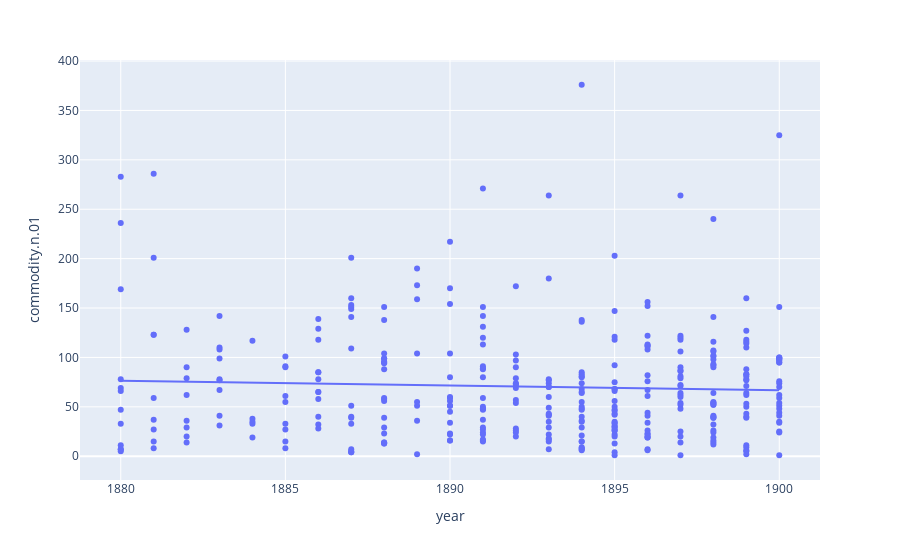

The cell this chart's notebook holds for it:
### Code cell
px.scatter(df, x='year', y='commodity.n.01', trendline='ols')

### Figure 1 — Plotly figure (JSON) as saved in the notebook; plotly's stock layout.template omitted (floating-point values rounded to 4 significant figures; data arrays with more than 128 entries replaced by an {"elided": "..."} marker saying what was removed)
{"data": [{"hovertemplate": "year=%{x}<br>commodity.n.01=%{y}<extra></extra>", "legendgroup": "", "marker": {"color": "#636efa", "symbol": "circle"}, "mode": "markers", "name": "", "orientation": "v", "showlegend": false, "type": "scatter", "x": {"elided": "357 int values"}, "xaxis": "x", "y": {"elided": "357 int values"}, "yaxis": "y"}, {"hovertemplate": "<b>OLS trendline</b><br>commodity.n.01 = -0.480197 * year + 979.2<br>R<sup>2</sup>=0.002360<br><br>year=%{x}<br>commodity.n.01=%{y} <b>(trend)</b><extra></extra>", "legendgroup": "", "marker": {"color": "#636efa", "symbol": "circle"}, "mode": "lines", "name": "", "showlegend": false, "type": "scatter", "x": {"elided": "355 int values"}, "xaxis": "x", "y": {"elided": "355 float values"}, "yaxis": "y"}], "layout": {"autosize": true, "legend": {"tracegroupgap": 0}, "margin": {"t": 60}, "xaxis": {"anchor": "y", "autorange": true, "domain": [0, 1], "range": [1879.0, 1901.0], "title": {"text": "year"}, "type": "linear"}, "yaxis": {"anchor": "x", "autorange": true, "domain": [0, 1], "range": [-28.04, 405.0], "title": {"text": "commodity.n.01"}, "type": "linear"}}}
